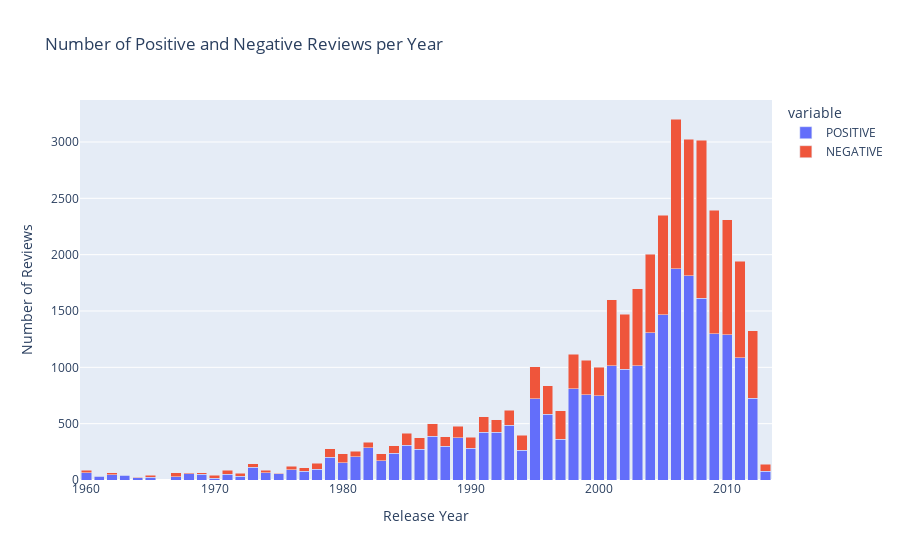

Write notebook code for a chart like this one.
### Code cell
# Group the data by 'release_year' and 'flair_sentiment', then count the occurrences
yearly_sentiment_count = review_df.groupby(['release_year', 'flair_sentiment']).size().reset_index(name='count')

# Filter out the rows where sentiment is neither POSITIVE nor NEGATIVE
yearly_sentiment_count = yearly_sentiment_count[yearly_sentiment_count['flair_sentiment'].isin(['POSITIVE', 'NEGATIVE'])]

# Pivot the data to get separate columns for POSITIVE and NEGATIVE sentiment counts per year
yearly_sentiment_pivot = yearly_sentiment_count.pivot(index='release_year', columns='flair_sentiment', values='count').fillna(0)

# Create the stacked bar chart using Plotly Express
fig = px.bar(yearly_sentiment_pivot, x=yearly_sentiment_pivot.index, y=['POSITIVE', 'NEGATIVE'],
             labels={'value':'Number of Reviews', 'release_year':'Release Year'},
             title='Number of Positive and Negative Reviews per Year')

# Update the layout to stack the bars
fig.update_layout(barmode='stack')

# Show the plot
fig.show()

### Figure 1 — Plotly figure (JSON) as saved in the notebook; plotly's stock layout.template omitted (floating-point values rounded to 4 significant figures)
{"data": [{"alignmentgroup": "True", "hovertemplate": "variable=POSITIVE<br>Release Year=%{x}<br>Number of Reviews=%{y}<extra></extra>", "legendgroup": "POSITIVE", "marker": {"color": "#636efa", "pattern": {"shape": ""}}, "name": "POSITIVE", "offsetgroup": "POSITIVE", "orientation": "v", "showlegend": true, "textposition": "auto", "type": "bar", "x": [1960, 1961, 1962, 1963, 1964, 1965, 1967, 1968, 1969, 1970, 1971, 1972, 1973, 1974, 1975, 1976, 1977, 1978, 1979, 1980, 1981, 1982, 1983, 1984, 1985, 1986, 1987, 1988, 1989, 1990, 1991, 1992, 1993, 1994, 1995, 1996, 1997, 1998, 1999, 2000, 2001, 2002, 2003, 2004, 2005, 2006, 2007, 2008, 2009, 2010, 2011, 2012, 2013], "xaxis": "x", "y": [65, 34, 48, 40, 18, 25, 30, 56, 52, 17, 53, 35, 115, 65, 54, 91, 76, 97, 200, 153, 205, 287, 171, 239, 307, 273, 390, 300, 376, 282, 422, 423, 488, 266, 721, 584, 361, 811, 757, 748, 1014, 984, 1015, 1306, 1467, 1877, 1815, 1613, 1297, 1290, 1085, 727, 77], "yaxis": "y"}, {"alignmentgroup": "True", "hovertemplate": "variable=NEGATIVE<br>Release Year=%{x}<br>Number of Reviews=%{y}<extra></extra>", "legendgroup": "NEGATIVE", "marker": {"color": "#EF553B", "pattern": {"shape": ""}}, "name": "NEGATIVE", "offsetgroup": "NEGATIVE", "orientation": "v", "showlegend": true, "textposition": "auto", "type": "bar", "x": [1960, 1961, 1962, 1963, 1964, 1965, 1967, 1968, 1969, 1970, 1971, 1972, 1973, 1974, 1975, 1976, 1977, 1978, 1979, 1980, 1981, 1982, 1983, 1984, 1985, 1986, 1987, 1988, 1989, 1990, 1991, 1992, 1993, 1994, 1995, 1996, 1997, 1998, 1999, 2000, 2001, 2002, 2003, 2004, 2005, 2006, 2007, 2008, 2009, 2010, 2011, 2012, 2013], "xaxis": "x", "y": [22, 5, 15, 6, 5, 15, 34, 8, 13, 24, 33, 23, 30, 23, 7, 33, 31, 51, 78, 78, 48, 50, 64, 66, 108, 102, 110, 86, 99, 98, 138, 110, 129, 131, 283, 253, 254, 303, 307, 254, 586, 489, 684, 697, 884, 1327, 1208, 1403, 1095, 1019, 855, 596, 64], "yaxis": "y"}], "layout": {"barmode": "stack", "legend": {"title": {"text": "variable"}, "tracegroupgap": 0}, "title": {"text": "Number of Positive and Negative Reviews per Year"}, "xaxis": {"anchor": "y", "domain": [0, 1], "title": {"text": "Release Year"}}, "yaxis": {"anchor": "x", "domain": [0, 1], "title": {"text": "Number of Reviews"}}}}
